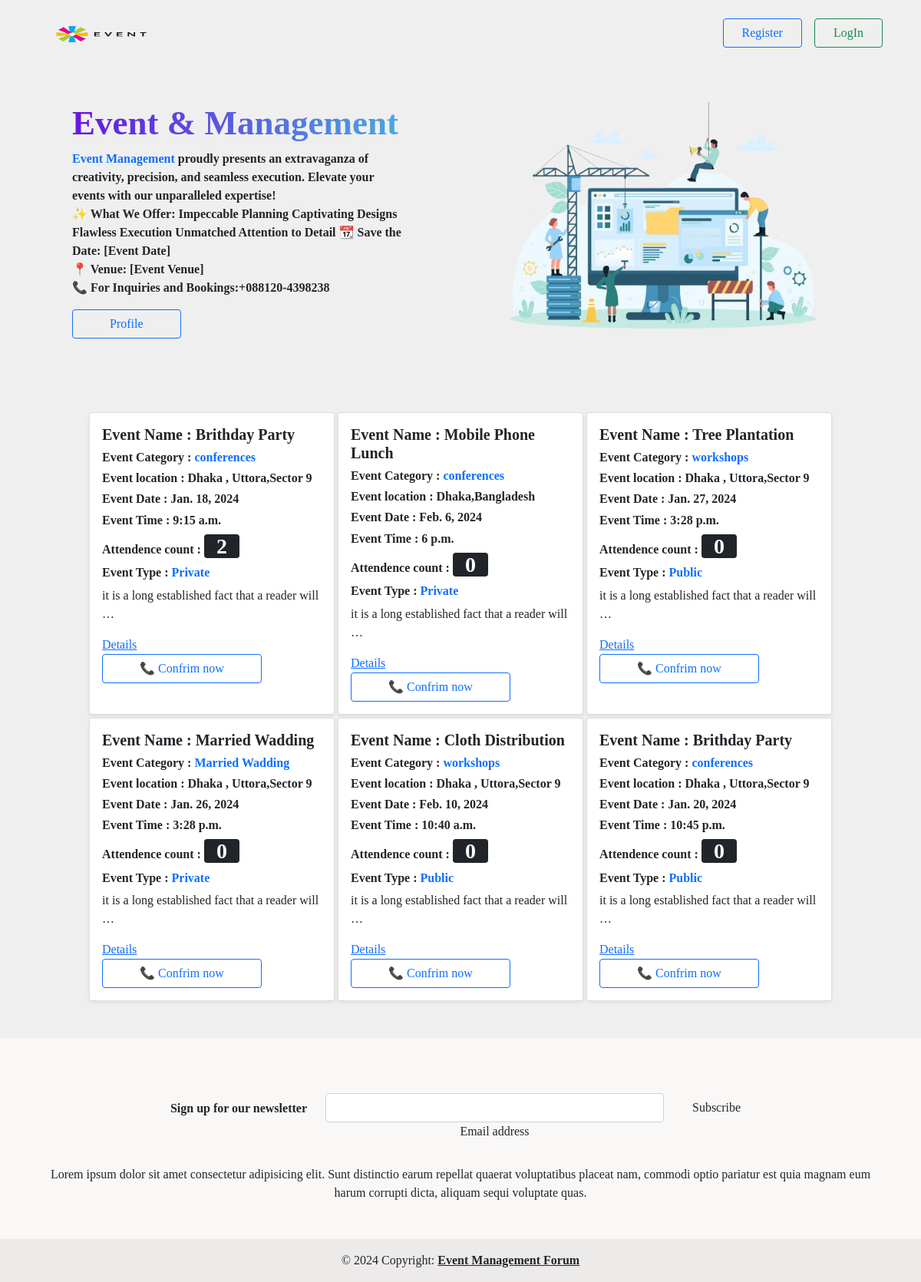
The page / on the database its author committed.
### Event_creation/models.py (models this page shows, shortened)
class Event_creation_model(models.Model):
    event_category = models.ForeignKey(
        Event_category, blank=True, null=True, on_delete=models.CASCADE, default=None
    )
    user = models.ForeignKey(User, blank=True,on_delete=models.CASCADE,null=True)
    count = models.IntegerField(default=0)
    event_name = models.CharField(max_length=250)
    date = models.DateField()
    time = models.TimeField()
    location = models.CharField(max_length=50)
    description = models.TextField()
    event_type = models.CharField(
        max_length=50, choices=EVENT_TYPE_CHOICES, default="Pablic"
    )

### EventCategory/models.py (models this page shows)
class Event_category(models.Model):
    event_category_tags = models.CharField(max_length=50)
    def __str__(self):
        return self.event_category_tags

### core/views.py (the view)
# urls.py: path('', views.EventCreationAll.as_view(),name='home'),
class EventCreationAll(TemplateView):
    template_name = 'home.html'
    def get_context_data(self,**kwargs):
        context = super().get_context_data(**kwargs)
        context['EventData'] = Event_creation_model.objects.all()
        return context

### core/templates/home.html
{% extends 'base.html'%}
{%load static %}
{% block content %}
<div class=" row d-flex container-fluid  justify-content-center aling-items-center flex-lg-row flex-sm-column-reverse p-5">
  <div class="col-lg-5 col-md-5 col-sm-12  container-fluid">
    <h1 style="font-size: 45px; background: -webkit-linear-gradient(0deg, #6815e0 0%, #48abe0 100%);
    -webkit-background-clip: text;
    -webkit-text-fill-color: transparent;" class="fw-bold ">Event & Management </h1>
    <p style="line-height: 1.5em;" class="fw-bolder">
      <span class="text-primary">Event Management </span>proudly presents an extravaganza of creativity,
      precision, and seamless
      execution. Elevate your events with our unparalleled expertise!
      <br>
      ✨ What We Offer:
      Impeccable Planning
      Captivating Designs
      Flawless Execution
      Unmatched Attention to Detail
      📆 Save the Date:
      [Event Date]
      <br>
      📍 Venue:
      [Event Venue]
      <br>
      📞 For Inquiries and Bookings:+088120-4398238
    </p>
    {% if user.is_authenticated and user.is_staff%}
    <a href="{% url 'confrim'%}" class="btn btn-outline-primary px-5"> Profile </a>
    {% elif user.is_authenticated %}
    <a href="{% url 'profile'%}" class="btn btn-outline-primary px-5"> Profile </a>
    {% else %}
    <a href="{% url 'login'%}" class="btn btn-outline-primary px-5"> Profile </a>
    {% endif %}
  </div>
  <div class="col-lg-5 col-md-5 col-sm-12  container-fluid">
    <img class="border-5" src="{% static 'image1.png'%}" style="width: 100%; height: 100%;"
      alt="{% static 'benner.png'%}">
  </div>
</div>
<div class="container mt-5 mb-5 d-flex gap-1 justify-content-center aling-items-center flex-wrap">
  {% for i in EventData %}
  <div  class="card shadow-sm" style="width: 20rem ">
      <div class="card-body">
        <h5 class="card-title fw-bold">Event Name : {{i.event_name}}</h5>
        <h6 class="card-title  fw-bold">Event Category  : <span class="text-primary">{{i.event_category}}</h6>
        <h6 class="card-title text-gray fw-bold">Event location  : {{i.location}}</h6>
        <h6 class="card-title fw-bold">Event Date  : {{i.date}}</h6>
        <h6 class="card-title fw-bold">Event Time  : {{i.time}}</h6>
        <h6 class="card-title fw-bold">Attendence count  : <span class="btn-dark mt-2 fs-3 px-3 rounded">{{i.count}}</span> </h6>
        <h6 class="card-title fw-bold">Event Type  : <span class="text-primary">{{i.event_type}}</span></h6>
        <p class="card-text">{{i.description|truncatewords:10}}</p>
        <a href="{% url 'details' i.id%}">Details </a><br>
        {% if user.is_authenticated and user.is_staff %}
        <a href="{% url 'confrim' %}" class="btn btn-outline-primary px-5">Confrim User </a>
        {%elif user.is_authenticated%}
        <a href="{% url 'confirm_data' i.pk %}" class="btn btn-outline-primary px-5"> 📞 Confrim now</a>
        {% else %}
        <a href="{% url 'login'%}" class="btn btn-outline-primary px-5"> 📞 Confrim now</a>
        {% endif %}
      </div>
  </div>
  {% endfor %}
</div>
{% endblock %}

### core/templates/base.html (shortened to what this page needs)
{% load static %}
<!DOCTYPE html>
<html lang="en">
<head>
  <link rel="stylesheet" href="{% static 'style.css'%}" />
  <link href="https://cdn.jsdelivr.net/npm/bootstrap@5.0.0/dist/css/bootstrap.min.css" rel="stylesheet" />
</head>
<body>
  {% include "navbar.html"%} {% block content %} {% endblock %}
  {% include "footer.html"%}
</body>
</html>

### core/templates/navbar.html (shortened to what this page needs)
{% load static %}
<nav style="background-color: rgb(240, 239, 239);" class="navbar navbar-expand-lg bg-body-tertiary sticky-top">
  <div class="container">
    <a class="navbar-brand" href="{% url 'home'%}">
      <img src="{% static 'logo.png'%}" alt="Logo" width="180" height="55" class="d-inline-block align-text-top" />
    </a>
    <div class="collapse navbar-collapse" id="navbarNav">
      <div class="d-flex">
        {% if user.is_authenticated %}
        <div class="dropdown">
          <a class="dropdown-toggle mx-lg-4 mx-4 fw-bolder text-dark text-decoration-none" type="button"
            data-bs-toggle="dropdown" aria-expanded="false">
            Welcome, {{user.username}}
          </a>
          <ul class="dropdown-menu">
            {% if user.is_authenticated and user.is_staff %}
            <li><a class="dropdown-item" href="{% url 'staff' %}">Update now </a></li>
            <li><a class="dropdown-item" href="{% url 'confrim' %}">confirm user </a></li>
            {% else %}
            <li><a class="dropdown-item" href="{% url 'profile'%}">Profile</a></li>
            {% endif %}
          </ul>
        </div>
        <a class="btn btn-outline-primary" href="{% url 'logout'%}">logout</a>
        {% else %}
        <a class="btn btn-outline-primary mx-2 px-4" href="{% url 'register'%}">Register</a>
        <a class="btn btn-outline-success px-4 mx-2" href="{% url 'login'%}">LogIn</a>
        {%endif%}
      </div>
    </div>
  </div>
</nav>

### core/templates/footer.html (shortened to what this page needs)
<footer style="background-color: rgb(250, 247, 247)" class=" text-center">
    <div class="container p-4">
      <section class="mb-4">
        <a data-mdb-ripple-init class="btn btn-outline btn-floating m-1" href="#!" role="button"
          ></a>
        <a data-mdb-ripple-init class="btn btn-outline btn-floating m-1" href="#!" role="button"
          ></a>
        <a data-mdb-ripple-init class="btn btn-outline btn-floating m-1" href="#!" role="button"
          ></a>
        <a data-mdb-ripple-init class="btn btn-outline btn-floating m-1" href="#!" role="button"
          ></a>
        <a data-mdb-ripple-init class="btn btn-outline btn-floating m-1" href="#!" role="button"
          ></a>
        <a data-mdb-ripple-init class="btn btn-outline btn-floating m-1" href="#!" role="button"
          ></a>
      </section>
      <section class="">
        <form action="">
          <div class="row d-flex justify-content-center">
            <div class="col-auto">
              <p class="pt-2">
                <strong>Sign up for our newsletter</strong>
              </p>
            </div>
            <div class="col-md-5 col-12">
              <div data-mdb-input-init class="form-outline mb-4">
                <input type="email" id="form5Example24" class="form-control" />
                <label class="form-label" for="form5Example24">Email address</label>
              </div>
            </div>
            <div class="col-auto">
              <button data-mdb-ripple-init type="submit" class="btn btn-outline mb-4">
                Subscribe
              </button>
            </div>
          </div>
        </form>
      </section>
      <section class="mb-4">
        <p>
          Lorem ipsum dolor sit amet consectetur adipisicing elit. Sunt distinctio earum
          repellat quaerat voluptatibus placeat nam, commodi optio pariatur est quia magnam eum
          harum corrupti dicta, aliquam sequi voluptate quas.
        </p>
      </section>
    </div>
    <div class="text-center p-3" style="background-color: rgba(0, 0, 0, 0.05);">
      © 2024 Copyright:
      <a class="text-reset fw-bold" href="{% url 'home'%}">Event Management Forum </a>
    </div>
  </footer>

### core/templates/base.html (style rules this page uses)
body { font-family: "Trirong", serif; background-color: rgb(240, 239, 239); }

### rows shown on the page
Event_creation_model: event_name "Brithday Party", event_category "conferences", location "Dhaka , Uttora,Sector 9", date "Jan. 18, 2024", time "9:15 a.m.", count "2", event_type "Private", description "it is a long established fact that a reader will …"
Event_creation_model: event_name "Mobile Phone Lunch", event_category "conferences", location "Dhaka,Bangladesh", date "Feb. 6, 2024", time "6 p.m.", count "0", event_type "Private", description "it is a long established fact that a reader will …"
Event_creation_model: event_name "Tree Plantation", event_category "workshops", location "Dhaka , Uttora,Sector 9", date "Jan. 27, 2024", time "3:28 p.m.", count "0", event_type "Public", description "it is a long established fact that a reader will …"
Event_creation_model: event_name "Married Wadding", event_category "Married Wadding", location "Dhaka , Uttora,Sector 9", date "Jan. 26, 2024", time "3:28 p.m.", count "0", event_type "Private", description "it is a long established fact that a reader will …"
Event_creation_model: event_name "Cloth Distribution", event_category "workshops", location "Dhaka , Uttora,Sector 9", date "Feb. 10, 2024", time "10:40 a.m.", count "0", event_type "Public", description "it is a long established fact that a reader will …"
Event_creation_model: event_name "Brithday Party", event_category "conferences", location "Dhaka , Uttora,Sector 9", date "Jan. 20, 2024", time "10:45 p.m.", count "0", event_type "Public", description "it is a long established fact that a reader will …"
